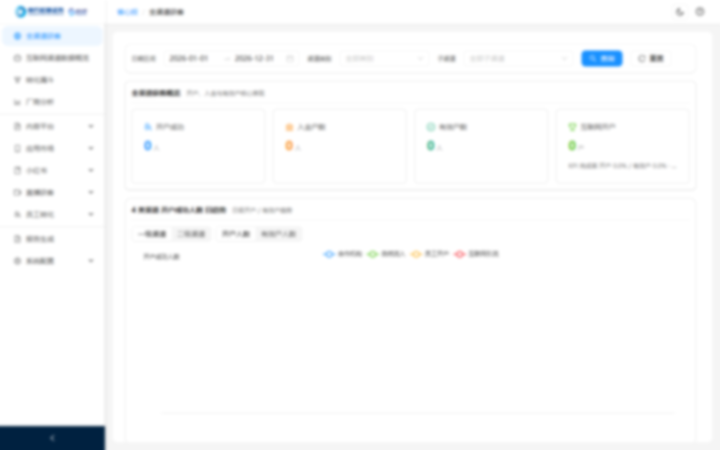
#> input picture website/assets/screenshots/dashboard.png, 1440 x 900 px (shown at 1/2 size)
$ python compress_screenshots.py
#> lines starting #> are read from the running program, lines starting #| are printed output that depends on the picture
"""压缩官网截图：缩到 1200 宽 + 转 WebP（quality 82）。

执行：python website/assets/screenshots/compress_screenshots.py
- 源：*.png（保留不删，作为 <picture> fallback）
- 输出：*.webp（约 30-50% 体积）
"""
from PIL import Image
import os
import sys

src_dir = os.path.dirname(os.path.abspath(__file__))
files = ["dashboard.png", "funnel.png", "appmarket.png", "dataimport.png"]
total_before = 0
total_after = 0

for f in files:
    src = os.path.join(src_dir, f)
    if not os.path.exists(src):
        print(f"[skip] {f} not found")
        continue
    before_kb = os.path.getsize(src) / 1024
    img = Image.open(src)
#> img is the input picture: PIL image 1440x900 RGB; mean R, G, B 249.5, 250.2, 250.7
    w, h = img.size
#> w = 1440; h = 900
    if w > 1200:
        ratio = 1200 / w
#> ratio = 0.833
        new_size = (1200, int(h * ratio))
#> new_size = (1200, 750)
        img = img.resize(new_size, Image.LANCZOS)
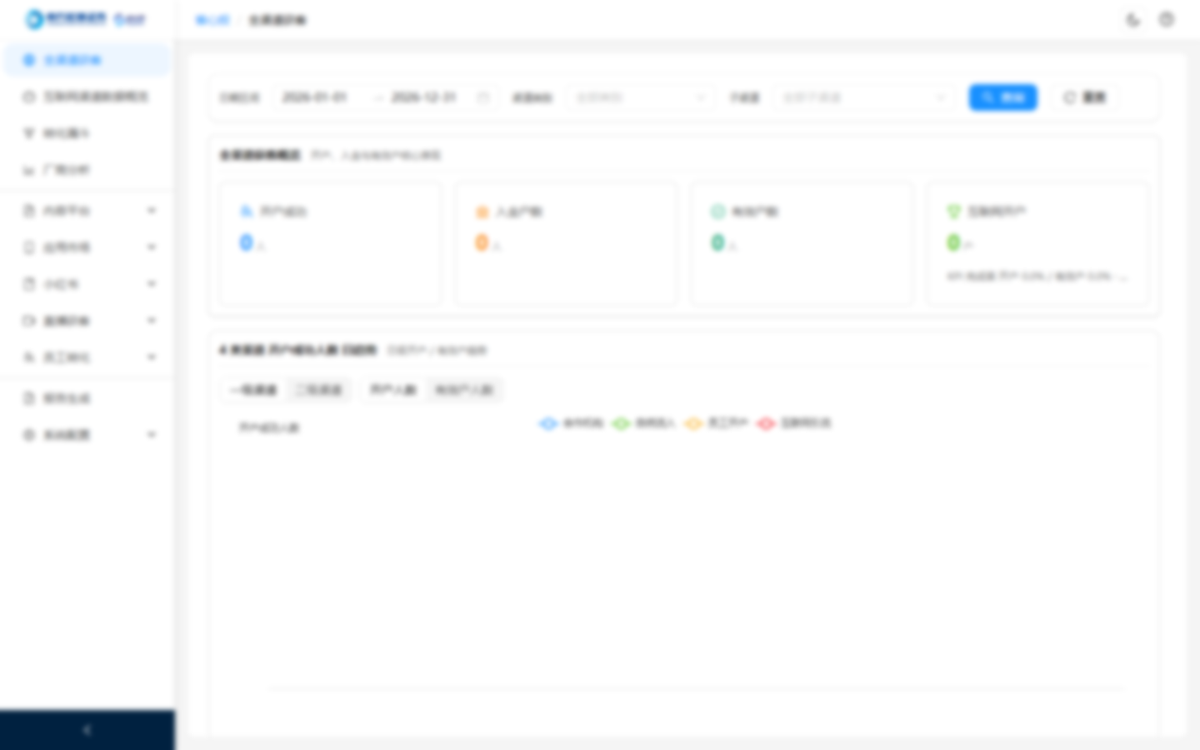
#> img: PIL image 1200x750 RGB; mean R, G, B 249.5, 250.2, 250.7
    if img.mode == "RGBA":
        img = img.convert("RGB")
    dst = os.path.join(src_dir, f.replace(".png", ".webp"))
    img.save(dst, "WEBP", quality=82, method=6)
    after_kb = os.path.getsize(dst) / 1024
    total_before += before_kb
    total_after += after_kb
    print(f"{f}: {before_kb:.1f}KB -> {os.path.basename(dst)} {after_kb:.1f}KB  ({100 * after_kb / before_kb:.0f}%)")
#> pass 2 of the loop `for f in files:`:
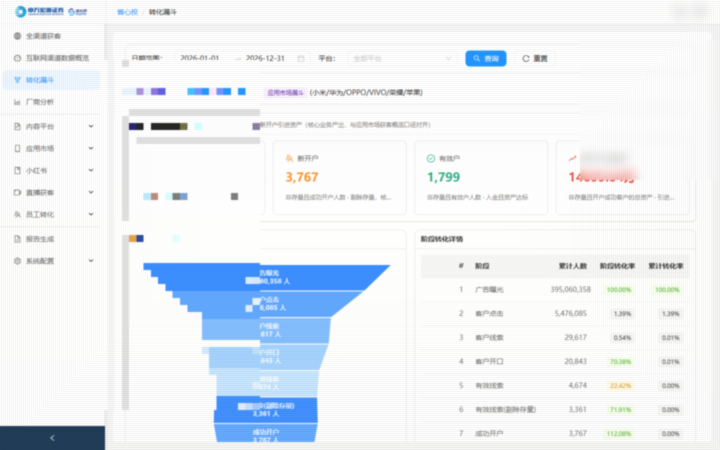
#> input picture website/assets/screenshots/funnel.png, 1440 x 900 px (shown at 1/2 size)
#> img is the input picture: PIL image 1440x900 RGB; mean R, G, B 235, 239.7, 245.3
#> `img = img.resize(new_size, Image.LANCZOS)`:
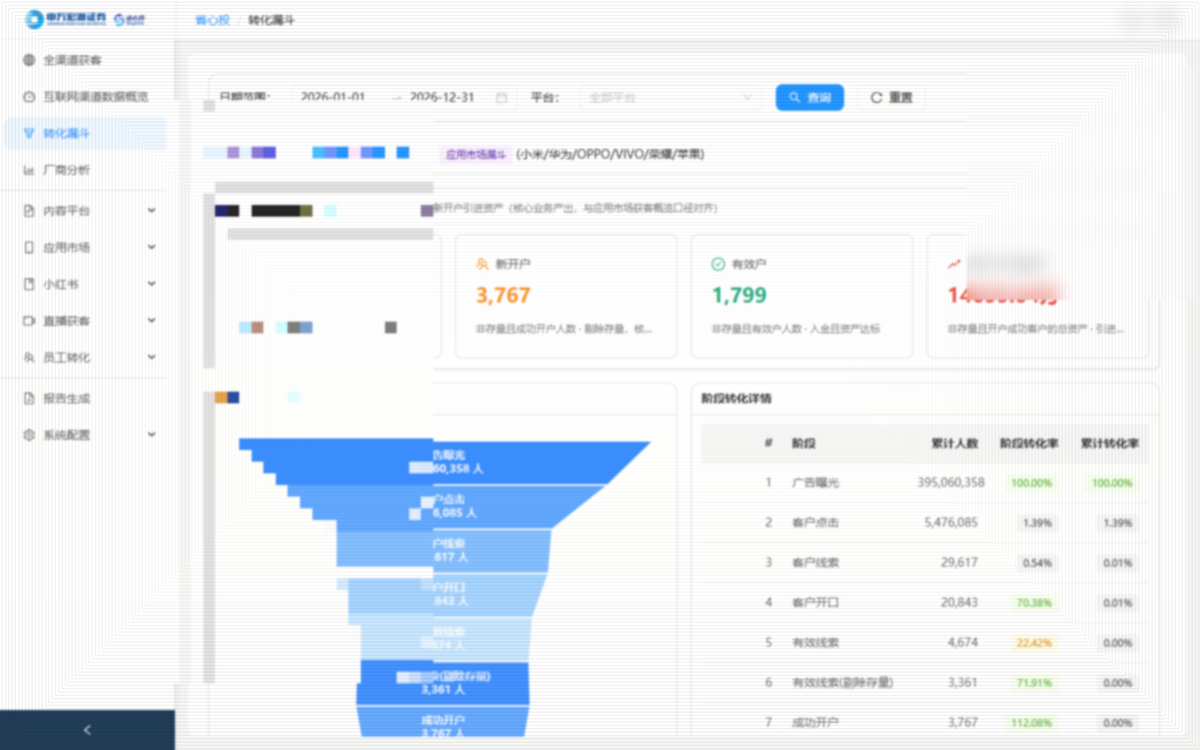
#> img: PIL image 1200x750 RGB; mean R, G, B 234.9, 239.6, 245.3
#> pass 3 of the loop `for f in files:`:
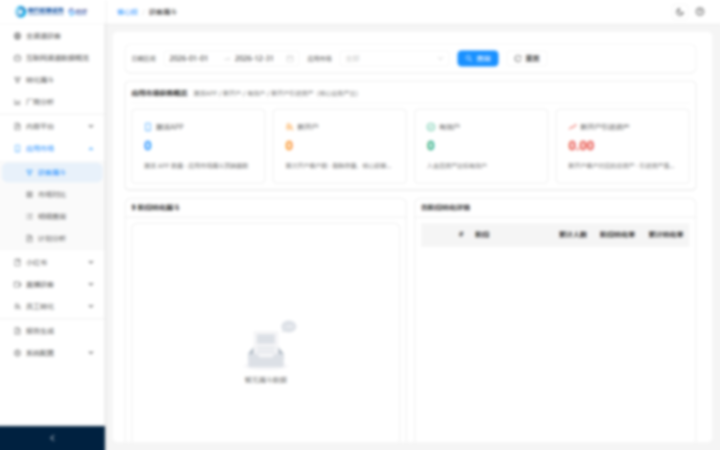
#> input picture website/assets/screenshots/appmarket.png, 1440 x 900 px (shown at 1/2 size)
#> img is the input picture: PIL image 1440x900 RGB; mean R, G, B 248.7, 249.4, 250
#> `img = img.resize(new_size, Image.LANCZOS)`:
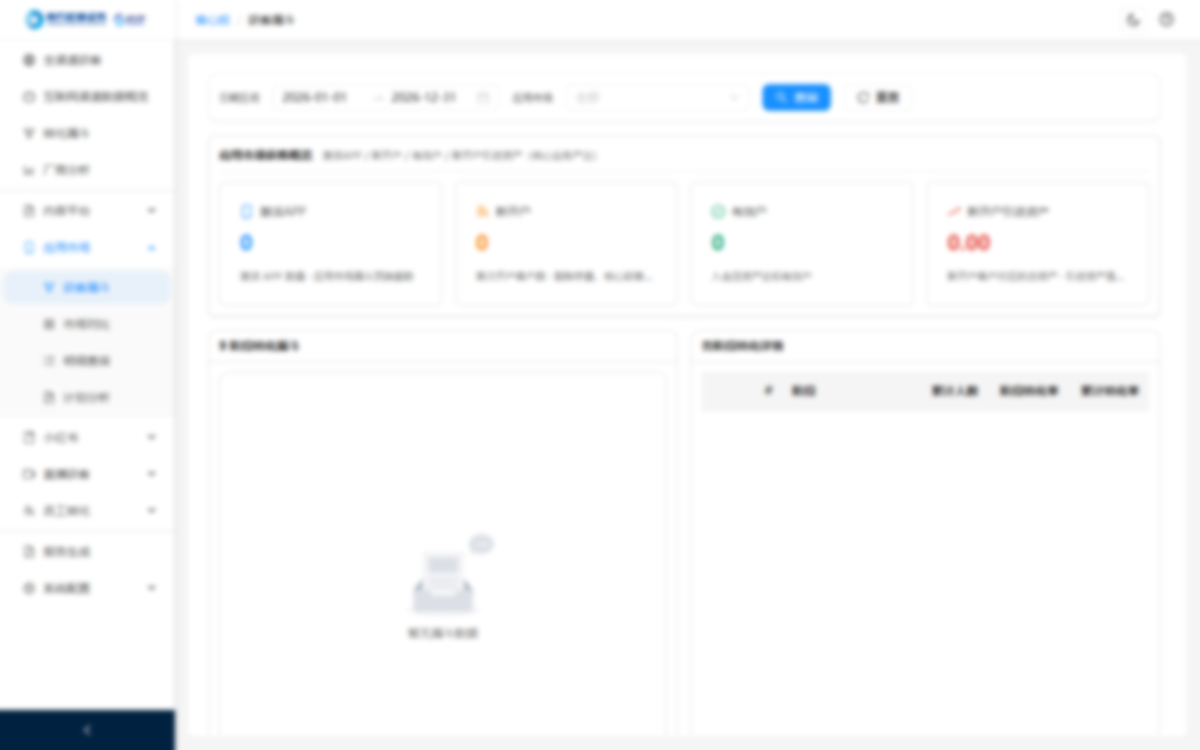
#> img: PIL image 1200x750 RGB; mean R, G, B 248.7, 249.4, 250
#> the loop made 4 passes; the first 3 are shown

print(f"\nTOTAL: {total_before:.1f}KB -> {total_after:.1f}KB  ({100 * total_after / total_before:.0f}%)")
